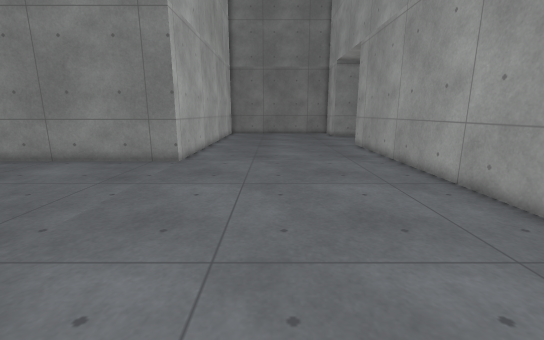
view 1 (above)

16 first-person views from a walk through a 3-D level made in the Godot game engine. The camera is 1.2 m above the floor, tilts 12° down and sees 90° across. The floor is counted in squares, 0.5 m on a side. Each view is taken from the middle of a square. On the plan, view 1 faces up. The plan holds only what a view shows up to about 18 squares ahead; the rest is blank. The place goes on beyond the plan. Surface patterns are stand-ins for the level's own textures.

view 2
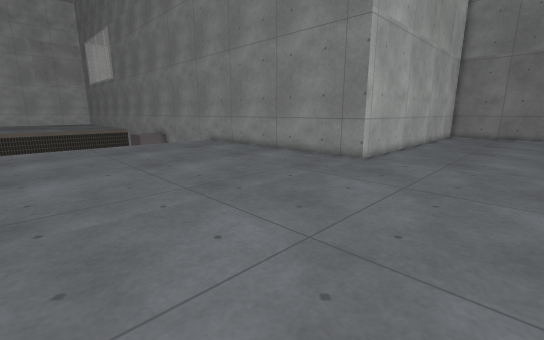

view 3
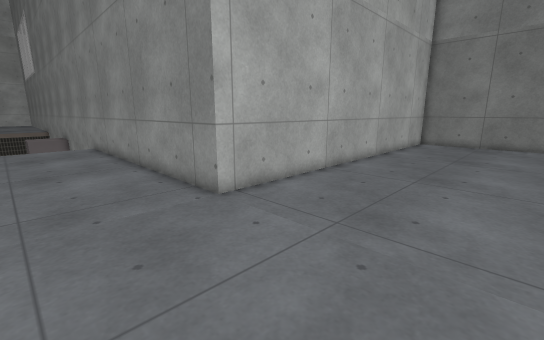

view 4
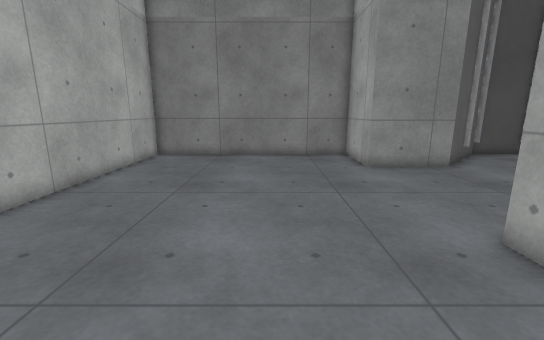

view 5
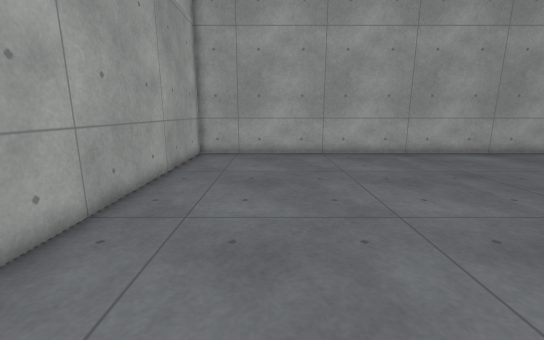

view 6
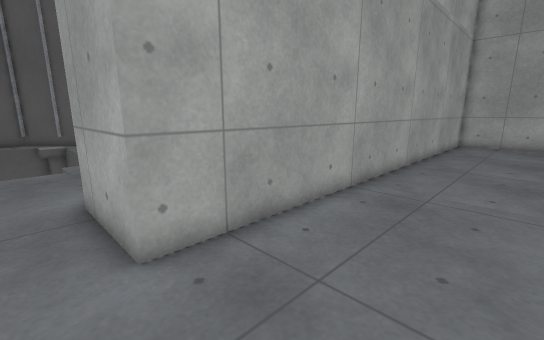

view 7
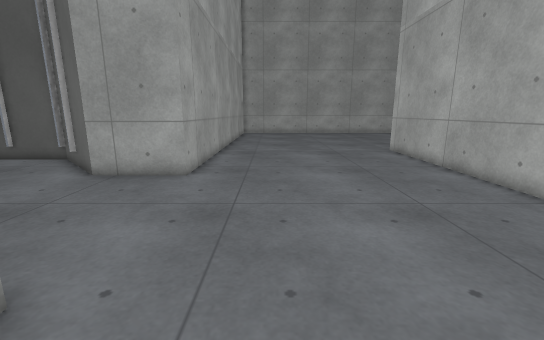

view 8
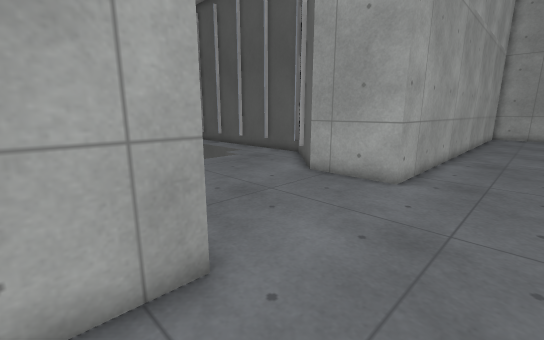

view 9
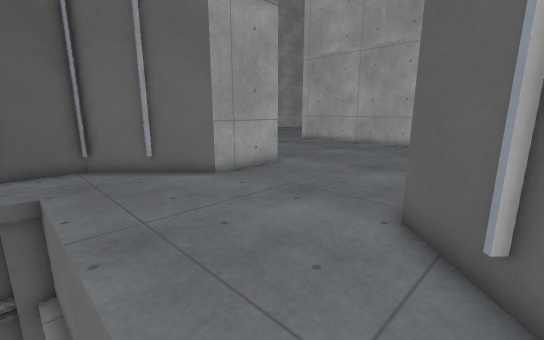

view 10
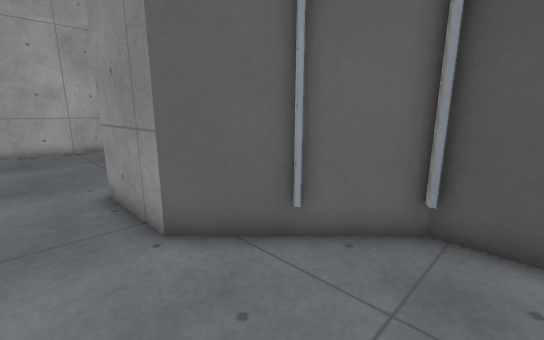

view 11
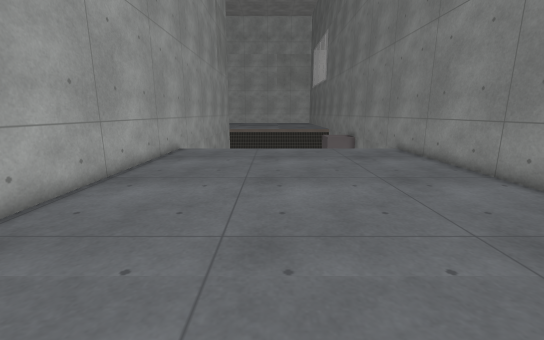

view 12
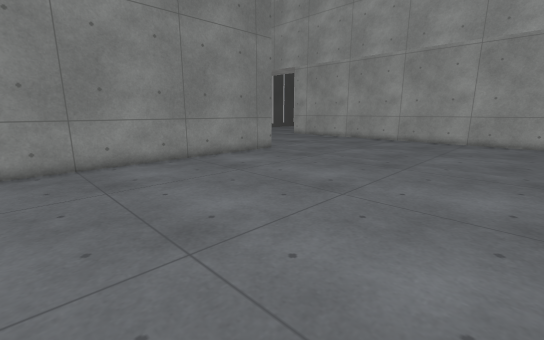

view 13
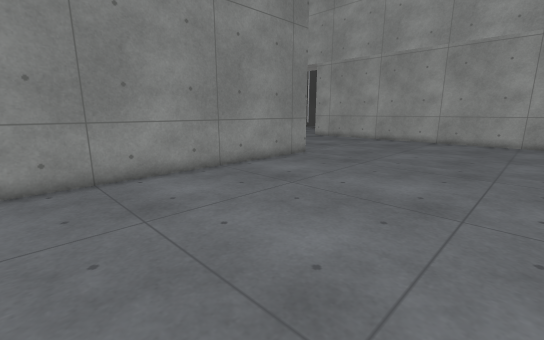

view 14
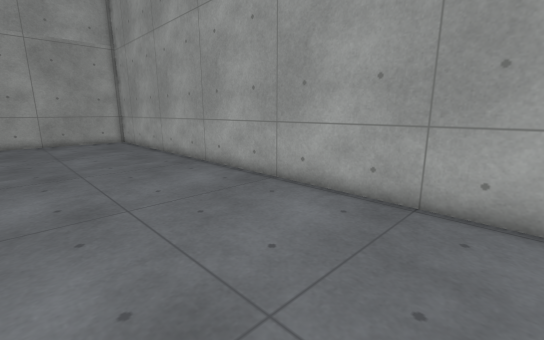

view 15
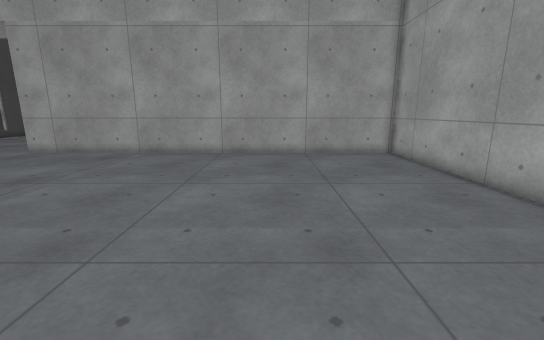

view 16
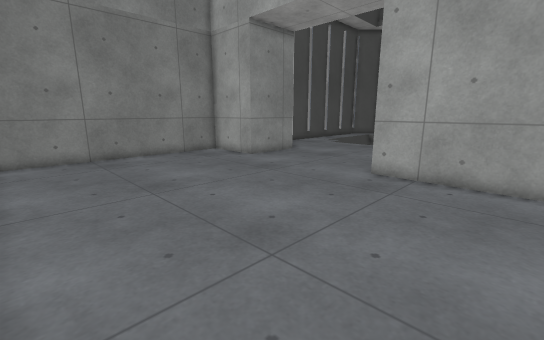

### Floor plan
Points are (right, up) in squares from view 1. A wall is a line through its corners. A room is listed if a view was taken in it or the views show most of it. See-through windows are left out.
Room 1 (views 1, 2, 3, 4, 5, 6, 7, 8, 9, 10, 11, 12, 13, 14, 15, 16)
walls: (-19.5, -1.2) (6.3, -1.2) (6.3, 20.7) (10, 20.7) (13.6, 17.1) (16.5, 17.1); (13.6, 31.6) (10, 28) (6.3, 28) (6.3, 31.7) (-4.6, 31.7) (-4.6, 13.4) (-19.5, 13.4); (16.4, 31.7) (13.6, 31.7)

Positions as (right, up) in squares from view 1, and headings:
1: (0, 0), facing up
2: (2, 0), facing up-left
3: (2, 9), facing up-left
4: (2, 16), facing up
5: (2, 15), facing down
6: (2, 22), facing down-right
7: (3, 31), facing down
8: (3, 30), facing down-right
9: (16, 30), facing down-left
10: (15, 26), facing up-left
11: (-1, 5), facing left
12: (-18, 0), facing up-right
13: (-18, 3), facing up-right
14: (-18, 6), facing down-right
15: (-10, 6), facing right
16: (-4, 16), facing up-right
